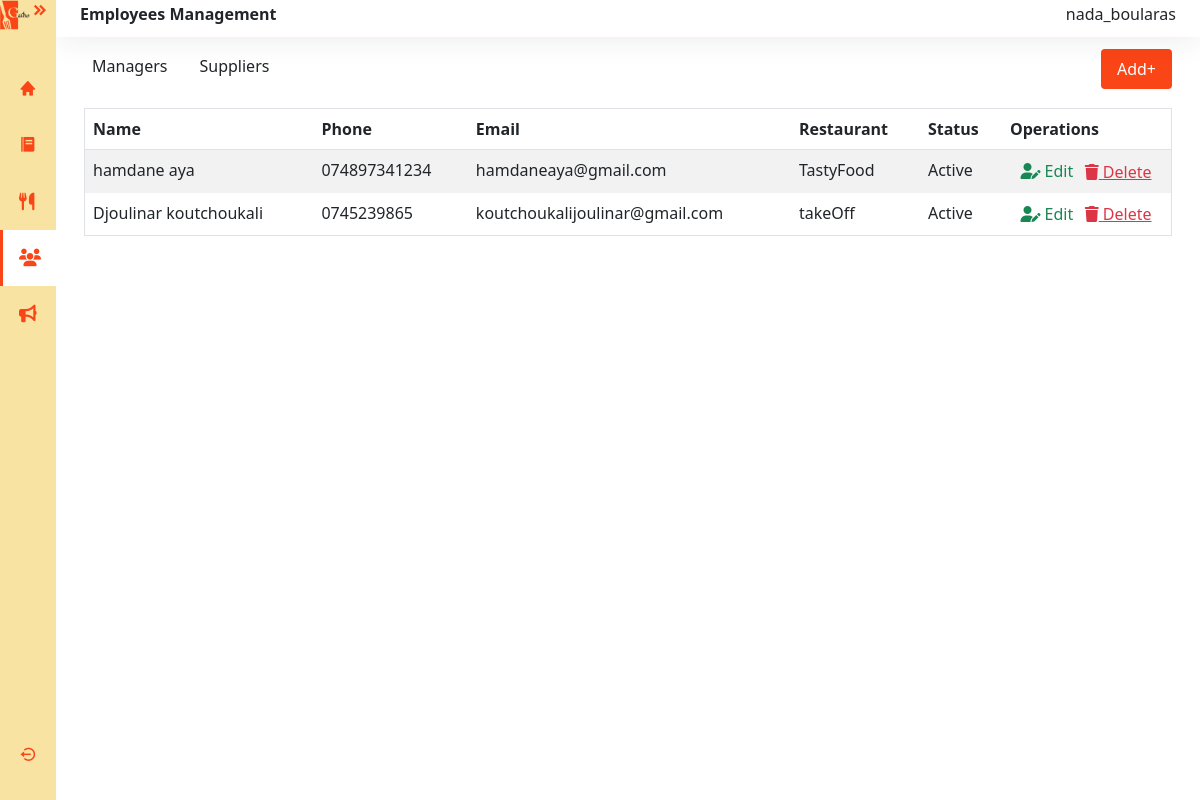
The app's page /restaurant/employees/ (signed in), older data.
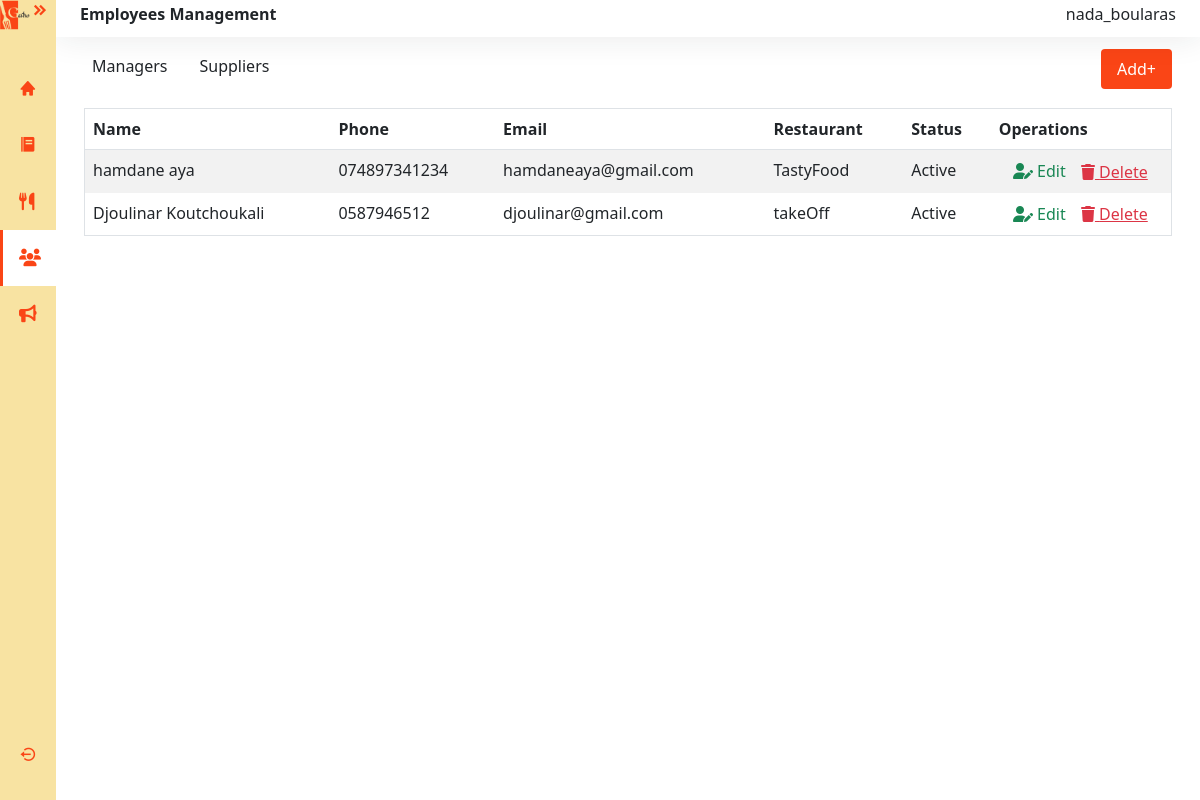
The same page, newer data.
### restaurant/models.py (models this page shows, shortened)
class User(AbstractUser):
    USER_TYPES = (
        ('PDG', 'PDG'),
        ('MANAGER', 'Manager'),
        ('CHEF', 'Chef'),
        ('SERVER', 'Server'),
        ('DELIVERY', 'Delivery Person'),
        ('CLIENT', 'Client'),
        ('SUPPLIER', 'Supplier'),
    )
    user_type = models.CharField(max_length=10, choices=USER_TYPES)
    phone = models.CharField(max_length=20)
    groups = models.ManyToManyField(
        'auth.Group',
        verbose_name='groups',
        blank=True,
        help_text='The groups this user belongs to.',
        related_name="restaurant_user_groups",
        related_query_name="restaurant_user",
    )
    user_permissions = models.ManyToManyField(
        'auth.Permission',
        verbose_name='user permissions',
        blank=True,
        help_text='Specific permissions for this user.',
        related_name="restaurant_user_permissions",
        related_query_name="restaurant_user",
    )

class Manager(models.Model):
    user = models.OneToOneField(
        User,
        on_delete=models.CASCADE,
        primary_key=True,
        null=False,
        blank=False,
    )
    created_at = models.DateField(auto_now_add=True)
    status = models.CharField(max_length=10, choices=EmployeeStatus.choices)
    restaurant = models.OneToOneField(Restaurant, on_delete=models.CASCADE, related_name='manager')
    class Meta:
        constraints = [
            models.UniqueConstraint(
                fields=['restaurant'],
                name='unique_restaurant_manager',
                condition=models.Q(status='active'),
                violation_error_message="This restaurant already has an active manager."
            )
        ]

class Restaurant(models.Model):
    name = models.CharField(max_length=100)
    address = models.CharField(max_length=255)
    city = models.CharField(max_length=100)
    phone = models.CharField(max_length=20)
    email = models.EmailField()
    image = models.ImageField(upload_to='restaurant_images/', blank=True, null=True)

### restaurant/views.py (the view)
# urls.py: path('employees/', views.employee_list, name='employee_list'),
@pdg_required
def employee_list(request):
    highlight_manager = request.GET.get('highlight')
    managers = Manager.objects.select_related('user', 'restaurant').all()
    suppliers = Supplier.objects.select_related('user').all()
    return render(request, 'pdg/employees.html', {
        'managers': managers,
        'suppliers': suppliers,
        'highlight_manager': highlight_manager
    })

### templates/pdg/employees.html (shortened to what this page needs)
{% extends 'pdg/base.html' %}
{% load static %}
{% block extra_css %}
<link rel="stylesheet" href="https://cdnjs.cloudflare.com/ajax/libs/twitter-bootstrap/5.3.0/css/bootstrap.min.css">
<link rel="stylesheet" href="https://cdn.datatables.net/2.2.2/css/dataTables.bootstrap5.css">
<link rel="stylesheet" href="{% static 'styles/pdg/employee.css'%}">
{% endblock %}
{% block employees_active %}activate{% endblock %}
{% block content %}
<div class="main bg-white">
  <nav class="navbar navbar-expand bg-basic d-flex justify-content-between">
    <h6 class="fw-bold">Employees Management</h6>
    <h6>{{ request.session.display_username }}</h6>
  </nav>
  <main class="content px-3 py-1">
    <div class="container mt-2 mb-4">
      <div class="d-flex justify-content-between align-items-start mb-3">
        <div class="d-flex align-items-center" id="list-employee-manager">
          <h6 class="me-3" id="managers-btn">Managers</h6>
          <h6 class="me-3" id="suppliers-btn">Suppliers</h6>
        </div>
        <a href="{% url 'add_employee' %}" id="btn">Add<span>+</span></a>
      </div>
      <div class="table-responsive" id="manager">
        <table id="managers-table" class="table table-striped border" style="width:100%">
          <thead>
              <tr>
                  <th>Name</th>
                  <th>Phone</th>
                  <th>Email</th>
                  <th>Restaurant</th>
                  <th>Status</th>
                  <th>Operations</th>
              </tr>
          </thead>
          <tbody>
            {% for manager in managers %}
            <tr>
              <td>{{ manager.user.get_full_name }}</td>
              <td>{{ manager.user.phone }}</td>
              <td>{{ manager.user.email }}</td>
              <td>{{ manager.restaurant.name }}</td>
              <td>{{ manager.get_status_display }}</td>
              <td class="d-flex justify-content-evenly align-items-center">
                <a href="{% url 'edit_employee' manager.user.pk %}" class="text-success">
                  <i class="fa-solid fa-user-pen"></i> Edit
                </a>
                <form action="{% url 'delete_manager' manager.pk %}" method="post" onsubmit="return confirm('Are you sure you want to delete this manager?');">
                  <button type="submit" class="btn btn-link text-danger p-0 m-0">
                    <i class="fa-solid fa-trash"></i> Delete
                  </button>
                </form>
              </td>
            </tr>
            {% endfor %}
          </tbody>
        </table>
      </div>
    </div>
  </main>
</div>
{% endblock %}

### templates/pdg/base.html (shortened to what this page needs)
<!DOCTYPE html>
{% load static%}
<html lang="en">
<head>
    <link href='https://unpkg.com/boxicons@2.1.4/css/boxicons.min.css' rel='stylesheet'>
    <link rel="stylesheet" href="{% static 'styles/bootstrap.min.css' %}">
    <link rel="stylesheet" href="{% static 'styles/pdg/base.css' %}">
    <link rel="stylesheet" href="https://cdn.jsdelivr.net/npm/bootstrap-icons@1.10.5/font/bootstrap-icons.css">
    {% block extra_css %}
    {% endblock %}
    <link rel="stylesheet" href="https://cdnjs.cloudflare.com/ajax/libs/font-awesome/6.5.1/css/all.min.css">
</head>
<body>
    <div class="wrapper">
        <aside id="sidebar">
            <div class="d-flex gap-0 ">
                <div class="sidebar-logo">
                  <img src="{% static 'images/GASTRO_LINK-.png' %}" class="logo" alt="">
                </div>
                <button class="toggle-btn border-0" type="button">
                    <i id="icon" class='bx bxs-chevrons-right'></i>
                </button>
            </div>
            <ul class="sidebar-nav">
                <li class="sidebar-item" id="{% block dashboard_active %}{% endblock %}">
                    <a href="{% url 'pdg_dashboard' %}" class="sidebar-link">
                    <i class='bx bxs-home'></i>
                    </a>
                </li>
                <li class="sidebar-item" id="{% block menu_active %}{% endblock %}">
                    <a href="{% url 'menu' %}" class="sidebar-link">
                    <i class='bx bxs-food-menu'></i>
                </a></li>
                <li class="sidebar-item" id="{% block restaurants_active %}{% endblock %}">
                    <a href="{% url 'restaurants' %}" class="sidebar-link">
                    <i class="fa-solid fa-utensils"></i>
                </a></li>
                <li class="sidebar-item" id="{% block employees_active %}{% endblock %}">
                    <a href="{% url 'employee_list' %}" class="sidebar-link">
                    <i class="fa-solid fa-users"></i>
                </a></li>
                <li class="sidebar-item " id="{% block offers_active %}{% endblock %}">
                    <a href="{% url 'offers' %}" class="sidebar-link">
                    <i class="fa-solid fa-bullhorn"></i>
                </a></li>
            </ul>
            <div class="sidebar-footer">
                <ul class="sidebar-nav">
                    <li class="sidebar-item">
                        <a href="#" class="sidebar-link">
                          <i class='bx bx-log-out-circle'></i>
                        </a>
                    </li>
                </ul>
            </div>
        </aside>
        {% block content %}
        {% endblock %}
    </div>
</body>
</html>

### static/styles/pdg/base.css (style rules this page uses)
:root { --mainColor:#FA4516; --secondColor:#F8E3A2; }
div.wrapper { display: flex; width: 100%; }
.main { display: flex; flex-direction: column; min-height: 100vh; width: 100%; overflow: hidden; transition: all 0.25s ease-in-out; background-color: rgb(255, 255, 255); margin-left: 3.5rem; padding:0rem; }
#sidebar { padding: 0rem; width:3.5rem; min-width: 3.5rem; transition: all 0.25s ease-in-out; background-color:var(--secondColor); display: flex; flex-direction: column; position: fixed; top: 0; left: 0; height: 100vh; z-index: 1000; margin-right: 1rem; }
.logo { margin-top: 0; margin-left: 0; width: 30px; height: 30px; }
.toggle-btn { width: 20px; height: 20px; color: var(--mainColor); font-size: 18px; display: flex; justify-content: center; align-items: center; background-color: var(--secondColor); }
.sidebar-nav { flex: 11 auto; z-index: 10; list-style-type: none; width: 100%; padding: 0rem; margin-top: 2rem; }
.sidebar-item { width: 100%; padding: 1rem; border-left: 3px solid transparent; }
.sidebar-link i { font-size: 1.1rem; color: var(--mainColor); margin-right: .75rem; }
.sidebar-item:hover, #activate { background-color: white; border-left: 3px solid var(--mainColor); }
.sidebar-item .sidebar-link { text-decoration: none; }

### static/styles/pdg/employee.css (style rules this page uses)
:root { --mainColor:#FA4516; --secondColor:#F8E3A2; }
.navbar { background-color: white; box-shadow:0 0 2rem 0 rgba(33, 37,41 , .1) ; padding: 0.3rem 1.5rem; }
#btn { padding: 0.5rem 1rem; background-color: var(--mainColor); color: white; border: none; border-radius: 0.25rem; font-size: 1rem; text-decoration: none; }
td { border: 0; }
td a { text-decoration: none; }
div#manager, div#supplier { overflow-x:auto; margin: 0rem; }
h6 { transition: color 0.3s; cursor: pointer; }
.me-3 { padding: .5rem; }

Row changes from the older to the newer data that the page shows:
removed Manager: user.get_full_name "Djoulinar koutchoukali", user.phone "0745239865", user.email "koutchoukalijoulinar@gmail.com", restaurant.name "takeOff", status "Active"
added Manager: user.get_full_name "Djoulinar Koutchoukali", user.phone "0587946512", user.email "djoulinar@gmail.com", restaurant.name "takeOff", status "Active"
